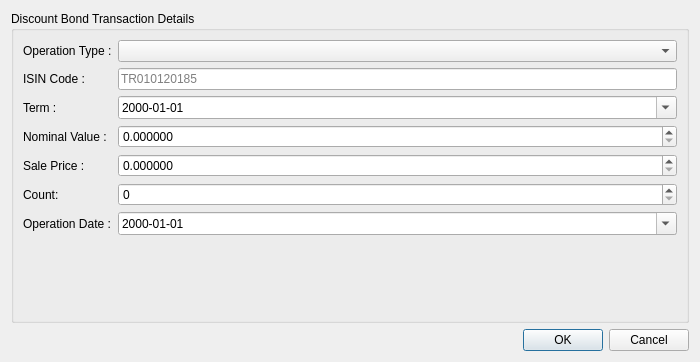
<?xml version="1.0" encoding="UTF-8"?>
<ui version="4.0">
 <class>DiscountBondDialog</class>
 <widget class="QDialog" name="DiscountBondDialog">
  <property name="geometry">
   <rect>
    <x>0</x>
    <y>0</y>
    <width>700</width>
    <height>362</height>
   </rect>
  </property>
  <property name="minimumSize">
   <size>
    <width>700</width>
    <height>0</height>
   </size>
  </property>
  <property name="windowTitle">
   <string>Dialog</string>
  </property>
  <layout class="QVBoxLayout" name="verticalLayout_2">
   <item>
    <widget class="QGroupBox" name="gbBondTransactionDetails">
     <property name="title">
      <string>Discount Bond Transaction Details</string>
     </property>
     <layout class="QFormLayout" name="formLayout">
      <item row="0" column="0">
       <widget class="QLabel" name="lblOperationType">
        <property name="text">
         <string>Operation Type :</string>
        </property>
       </widget>
      </item>
      <item row="0" column="1">
       <widget class="QComboBox" name="cbOperationType"/>
      </item>
      <item row="1" column="0">
       <widget class="QLabel" name="lblISINCode">
        <property name="text">
         <string>ISIN Code :</string>
        </property>
       </widget>
      </item>
      <item row="1" column="1">
       <widget class="QLineEdit" name="leISINCode">
        <property name="maxLength">
         <number>50</number>
        </property>
        <property name="placeholderText">
         <string>TR010120185</string>
        </property>
        <property name="clearButtonEnabled">
         <bool>true</bool>
        </property>
       </widget>
      </item>
      <item row="3" column="0">
       <widget class="QLabel" name="lblTerm">
        <property name="text">
         <string>Term :</string>
        </property>
       </widget>
      </item>
      <item row="3" column="1">
       <widget class="QDateEdit" name="deTerm">
        <property name="displayFormat">
         <string>yyyy-MM-dd</string>
        </property>
        <property name="calendarPopup">
         <bool>true</bool>
        </property>
       </widget>
      </item>
      <item row="4" column="0">
       <widget class="QLabel" name="lblNominalValue">
        <property name="text">
         <string>Nominal Value :</string>
        </property>
       </widget>
      </item>
      <item row="4" column="1">
       <widget class="QDoubleSpinBox" name="dsbNominalValue">
        <property name="decimals">
         <number>6</number>
        </property>
        <property name="maximum">
         <double>10000000.000000000000000</double>
        </property>
       </widget>
      </item>
      <item row="5" column="0">
       <widget class="QLabel" name="lblSalePrice">
        <property name="text">
         <string>Sale Price :</string>
        </property>
       </widget>
      </item>
      <item row="5" column="1">
       <widget class="QDoubleSpinBox" name="dsbSalePrice">
        <property name="decimals">
         <number>6</number>
        </property>
        <property name="maximum">
         <double>10000000.000000000000000</double>
        </property>
       </widget>
      </item>
      <item row="6" column="0">
       <widget class="QLabel" name="lblCount">
        <property name="text">
         <string>Count:</string>
        </property>
       </widget>
      </item>
      <item row="9" column="0">
       <widget class="QLabel" name="lblOperationDate">
        <property name="text">
         <string>Operation Date :</string>
        </property>
       </widget>
      </item>
      <item row="9" column="1">
       <widget class="QDateEdit" name="deDate">
        <property name="maximumDate">
         <date>
          <year>2250</year>
          <month>12</month>
          <day>31</day>
         </date>
        </property>
        <property name="minimumDate">
         <date>
          <year>2000</year>
          <month>1</month>
          <day>1</day>
         </date>
        </property>
        <property name="displayFormat">
         <string>yyyy-MM-dd</string>
        </property>
        <property name="calendarPopup">
         <bool>true</bool>
        </property>
       </widget>
      </item>
      <item row="6" column="1">
       <widget class="QSpinBox" name="sbCount">
        <property name="maximum">
         <number>10000000</number>
        </property>
       </widget>
      </item>
     </layout>
    </widget>
   </item>
   <item>
    <widget class="QDialogButtonBox" name="bbTransactionApproval">
     <property name="orientation">
      <enum>Qt::Horizontal</enum>
     </property>
     <property name="standardButtons">
      <set>QDialogButtonBox::Cancel|QDialogButtonBox::Ok</set>
     </property>
    </widget>
   </item>
   <item>
    <layout class="QVBoxLayout" name="vlStatusBar"/>
   </item>
  </layout>
 </widget>
 <resources/>
 <connections>
  <connection>
   <sender>bbTransactionApproval</sender>
   <signal>accepted()</signal>
   <receiver>DiscountBondDialog</receiver>
   <slot>accept()</slot>
   <hints>
    <hint type="sourcelabel">
     <x>248</x>
     <y>254</y>
    </hint>
    <hint type="destinationlabel">
     <x>157</x>
     <y>274</y>
    </hint>
   </hints>
  </connection>
  <connection>
   <sender>bbTransactionApproval</sender>
   <signal>rejected()</signal>
   <receiver>DiscountBondDialog</receiver>
   <slot>reject()</slot>
   <hints>
    <hint type="sourcelabel">
     <x>295</x>
     <y>249</y>
    </hint>
    <hint type="destinationlabel">
     <x>286</x>
     <y>274</y>
    </hint>
   </hints>
  </connection>
 </connections>
</ui>
